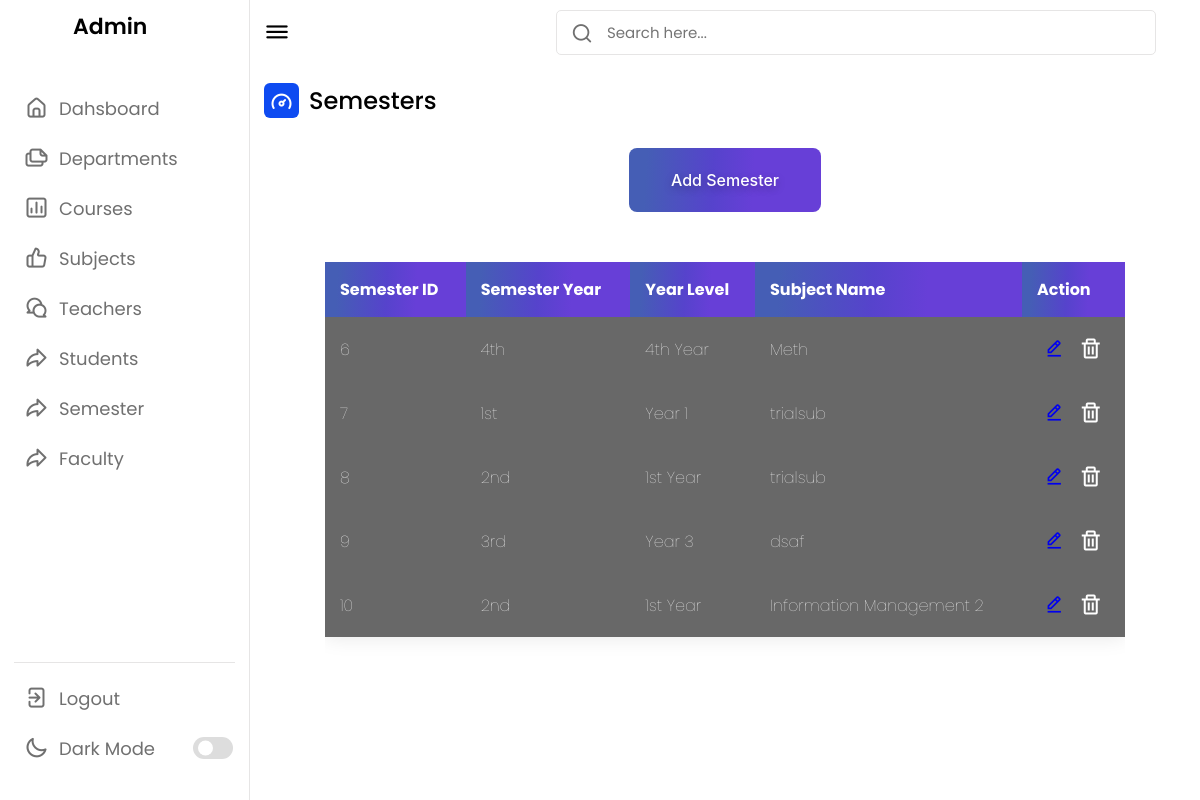
Screenshot of /semester.php (signed in) with the database file from the repository.
### tables this page shows
CREATE TABLE `semesters_table` (
  `semester_id` int(11) NOT NULL,
  `semester_year` varchar(100) NOT NULL,
  `year_level` varchar(100) NOT NULL,
  `subject_name` varchar(110) NOT NULL
);

### semester.php (the view, shortened to what this page needs)
<?php
	require_once('connection.php');
?>
<!DOCTYPE html>
<html lang="en">
<head>
    <link rel="stylesheet" href="css/style.css">
    <link rel="stylesheet" href="css/table.css">
    <link rel="stylesheet" href="css/button.css">
    <link rel="stylesheet" href="css/modal.css">
    <link rel="stylesheet" href="css/extra.css">
    <link rel="stylesheet" href="css/form.css">
    <link rel="stylesheet" href="css/actions.css">
    <link rel="stylesheet" href="https://unicons.iconscout.com/release/v4.0.0/css/line.css">
    <link href='https://unpkg.com/boxicons@2.1.4/css/boxicons.min.css' rel='stylesheet'>
</head>
<body>
    <?php include 'sidebar.php' ?>
    <section class="dashboard">
        <div class="top">
            <i class="uil uil-bars sidebar-toggle"></i>
            <div class="search-box">
                <i class="uil uil-search"></i>
                <input type="text" placeholder="Search here...">
            </div>
        </div>
        <div class="dash-content">
            <div class="overview">
                <div class="title">
                    <i class="uil uil-tachometer-fast-alt"></i>
                    <span class="text">Semesters</span>
                </div>
            </div>
			<div class="button-container">
				<button class="button-crud button-add" id='addSemester' onclick='openAddSemesterModal()'>Add Semester</button>
			</div>
            <div class="container">
                <table>
                    <thead>
                        <tr>
                            <th>Semester ID</th>
                            <th>Semester Year</th>
                            <th>Year Level</th>
                            <th>Subject Name</th>
                            <th>Action</th>
                        </tr>
                    </thead>
                    <tbody>
                        <?php
                            $connection = $newconnection->openConnection();
                            $stmt = $connection->prepare("SELECT * FROM semesters_table");
                            $stmt->execute();
                            $result = $stmt->fetchAll(PDO::FETCH_OBJ);
                            if($result){
                                foreach ($result as $row) {
                        ?>
                                <tr>
                                    <td><?php echo $row->semester_id ?></td>
                                    <td><?php echo $row->semester_year ?></td>
                                    <td><?php echo $row->year_level ?></td>
                                    <td><?php echo $row->subject_name ?></td>
                                    <td>
                                        <div class="actions-container">
                                            <a href="editNDelete/editSemester.php?semester_id=<?php echo $row->semester_id ?>&&subject_name=<?php echo $row->subject_name ?>&&"><i class='bx bx-edit-alt action-icon'></i></a>
											<form action="editNDelete/deleteSemester.php" method="POST">
												<button class="button" type="submit" onclick="return confirm('Are you sure you want to delete this?')" name='deleteSemester'> <i class='bx bx-trash action-icon'></i></button>
											</form>
                                        </div>
                                    </td>
                                </tr>
                        <?php
                                }
                            }
                        ?>
                    </tbody>
                </table>
            </div>
        </div>
    </section>
</body>
</html>

### sidebar.php (shortened to what this page needs)
<nav>
        <div class="logo-name">
            <span class="logo_name">Admin</span>
        </div>
        <div class="menu-items">
            <ul class="nav-links">
                <li><a href="index.php">
                    <i class="uil uil-estate"></i>
                    <span class="link-name">Dahsboard</span>
                </a></li>
                <li><a href="departments.php">
                    <i class="uil uil-files-landscapes"></i>
                    <span class="link-name">Departments</span>
                </a></li>
                <li><a href="courses.php">
                    <i class="uil uil-chart"></i>
                    <span class="link-name">Courses</span>
                </a></li>
                <li><a href="subjects.php">
                    <i class="uil uil-thumbs-up"></i>
                    <span class="link-name">Subjects</span>
                </a></li>
                <li><a href="teachers.php">
                    <i class="uil uil-comments"></i>
                    <span class="link-name">Teachers</span>
                </a></li>
                <li><a href="students.php">
                    <i class="uil uil-share"></i>
                    <span class="link-name">Students</span>
                </a></li>
                <li><a href="semester.php">
                    <i class="uil uil-share"></i>
                    <span class="link-name">Semester</span>
                </a></li>
                <li><a href="faculty.php">
                    <i class="uil uil-share"></i>
                    <span class="link-name">Faculty</span>
                </a></li>
            </ul>
            <ul class="logout-mode">
                <li><a href="logout.php">
                    <i class="uil uil-signout"></i>
                    <span class="link-name">Logout</span>
                </a></li>
                <li class="mode">
                    <a href="#">
                        <i class="uil uil-moon"></i>
                    <span class="link-name">Dark Mode</span>
                </a>
                <div class="mode-toggle">
                  <span class="switch"></span>
                </div>
            </li>
            </ul>
        </div>
    </nav>

### css/style.css (style rules this page uses)
* { margin: 0; padding: 0; box-sizing: border-box; font-family: 'Poppins', sans-serif; }
:root { --primary-color: #0E4BF1; --panel-color: #FFF; --text-color: #000; --black-light-color: #707070; --border-color: #e6e5e5; --toggle-color: #DDD; --box1-color: #4DA3FF; --box2-color: #FFE6AC; --box3-color: #E7D1FC; --title-icon-color: #fff; --tran-05: all 0.5s ease; --tran-03: all 0.3s ease; --tran-03: all 0.2s ease; }
body { min-height: 100vh; background-color: var(--primary-color); }
nav { position: fixed; top: 0; left: 0; height: 100%; width: 250px; padding: 10px 14px; background-color: var(--panel-color); border-right: 1px solid var(--border-color); transition: var(--tran-05); }
nav .logo-name { display: flex; align-items: center; }
nav .logo-name .logo_name { font-size: 22px; font-weight: 600; color: var(--text-color); margin-left: 14px; transition: var(--tran-05); }
nav .menu-items { margin-top: 40px; height: calc(100% - 90px); display: flex; flex-direction: column; justify-content: space-between; }
.menu-items li { list-style: none; }
.menu-items li a { display: flex; align-items: center; height: 50px; text-decoration: none; position: relative; }
.menu-items li a i { font-size: 24px; min-width: 45px; height: 100%; display: flex; align-items: center; justify-content: center; color: var(--black-light-color); }
.menu-items li a .link-name { font-size: 18px; font-weight: 400; color: var(--black-light-color); transition: var(--tran-05); }
.menu-items .logout-mode { padding-top: 10px; border-top: 1px solid var(--border-color); }
.menu-items .mode { display: flex; align-items: center; white-space: nowrap; }
.menu-items .mode-toggle { position: absolute; right: 14px; height: 50px; min-width: 45px; display: flex; align-items: center; justify-content: center; cursor: pointer; }
.mode-toggle .switch { position: relative; display: inline-block; height: 22px; width: 40px; border-radius: 25px; background-color: var(--toggle-color); }
.switch:before { content: ""; position: absolute; left: 5px; top: 50%; transform: translateY(-50%); height: 15px; width: 15px; background-color: var(--panel-color); border-radius: 50%; transition: var(--tran-03); }
.dashboard { position: relative; left: 250px; background-color: var(--panel-color); min-height: 100vh; width: calc(100% - 250px); padding: 10px 14px; transition: var(--tran-05); }
.dashboard .top { position: fixed; top: 0; left: 250px; display: flex; width: calc(100% - 250px); justify-content: space-between; align-items: center; padding: 10px 14px; background-color: var(--panel-color); transition: var(--tran-05); z-index: 10; }
.dashboard .top .sidebar-toggle { font-size: 26px; color: var(--text-color); cursor: pointer; }
.dashboard .top .search-box { position: relative; height: 45px; max-width: 600px; width: 100%; margin: 0 30px; }
.top .search-box input { position: absolute; border: 1px solid var(--border-color); background-color: var(--panel-color); padding: 0 25px 0 50px; border-radius: 5px; height: 100%; width: 100%; color: var(--text-color); font-size: 15px; font-weight: 400; outline: none; }
.top .search-box i { position: absolute; left: 15px; font-size: 22px; z-index: 10; top: 50%; transform: translateY(-50%); color: var(--black-light-color); }
.dashboard .dash-content { padding-top: 50px; }
.dash-content .title { display: flex; align-items: center; margin: 60px 0 30px 0; }
.dash-content .title i { position: relative; height: 35px; width: 35px; background-color: var(--primary-color); border-radius: 6px; color: var(--title-icon-color); display: flex; align-items: center; justify-content: center; font-size: 24px; }
.dash-content .title .text { font-size: 24px; font-weight: 500; color: var(--text-color); margin-left: 10px; }

### css/table.css (style rules this page uses)
html, body { height: 100%; }
body { margin: 0; background: linear-gradient(45deg, #49a09d, #5f2c82); font-family:'Poppins', sans-serif; font-weight: 100; }
.container { position: absolute; top: 50%; left: 50%; transform: translate(-50%, -50%); }
table { width: 800px; border-collapse: collapse; overflow: hidden; box-shadow: 0 0 20px rgba(0,0,0,0.1); margin-top: 2.5rem; }
th, td { padding: 15px; background-color: rgba(255,255,255,0.2); color: #fff; }
th { text-align: left; }

### css/modal.css (style rules this page uses)
input, select { border: none; font-size: 18px; color: var(--v-dark-purple); float: left; width: 100%; margin-top: 0.5rem; border: 2px solid var(--dark-purple); border-radius: 8px; padding: 5px; }
.text { font-size: 22px; color: var(--v-dark-purple); text-align: center; }

### rows the page displays
semesters_table: semester_id "6", semester_year "4th", year_level "4th Year", subject_name "Meth"
semesters_table: semester_id "7", semester_year "1st", year_level "Year 1", subject_name "trialsub"
semesters_table: semester_id "8", semester_year "2nd", year_level "1st Year", subject_name "trialsub"
semesters_table: semester_id "9", semester_year "3rd", year_level "Year 3", subject_name "dsaf"
semesters_table: semester_id "10", semester_year "2nd", year_level "1st Year", subject_name "Information Management 2"
